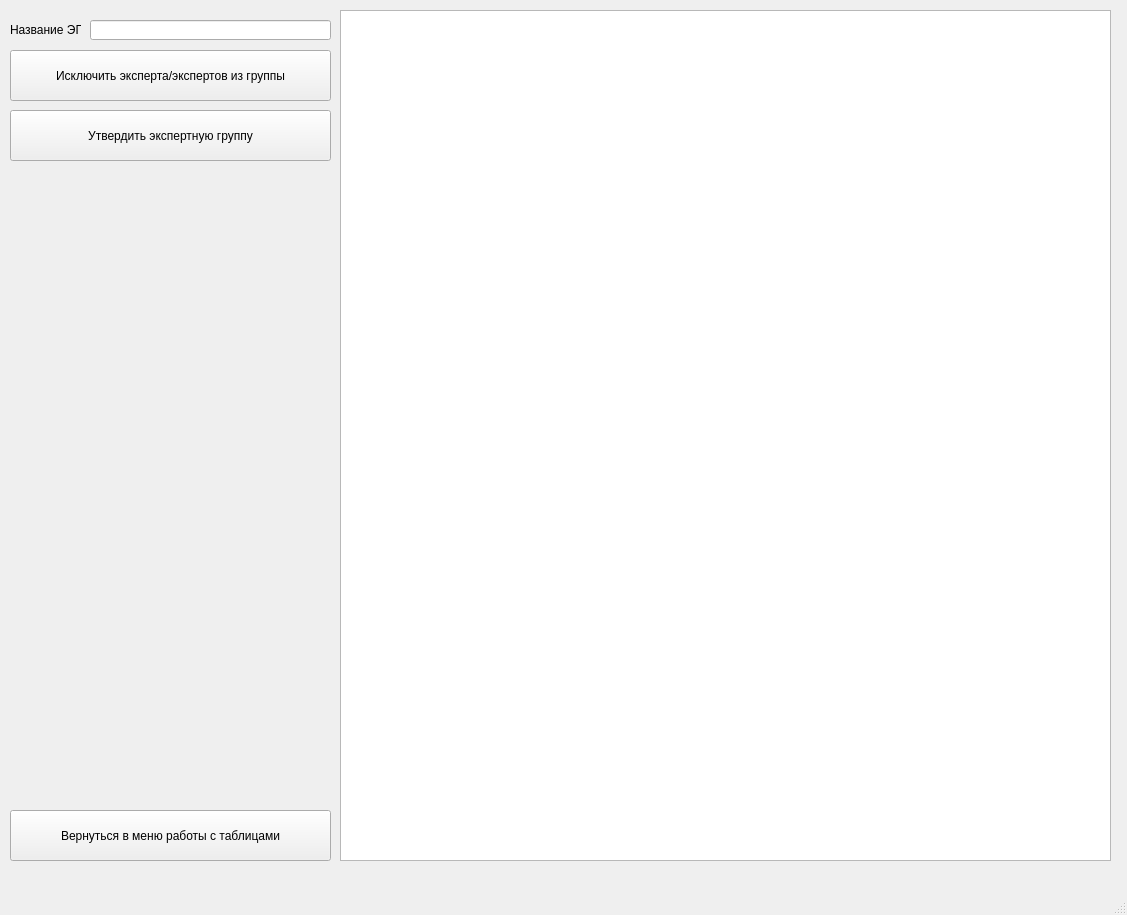
<?xml version="1.0" encoding="UTF-8"?>
<ui version="4.0">
 <class>MainWindow</class>
 <widget class="QMainWindow" name="MainWindow">
  <property name="geometry">
   <rect>
    <x>0</x>
    <y>0</y>
    <width>1127</width>
    <height>915</height>
   </rect>
  </property>
  <property name="windowTitle">
   <string>MainWindow</string>
  </property>
  <widget class="QWidget" name="centralwidget">
   <widget class="QTableView" name="expertGroupTableView">
    <property name="geometry">
     <rect>
      <x>340</x>
      <y>10</y>
      <width>771</width>
      <height>851</height>
     </rect>
    </property>
   </widget>
   <widget class="QPushButton" name="removeExpertButton">
    <property name="geometry">
     <rect>
      <x>10</x>
      <y>50</y>
      <width>321</width>
      <height>51</height>
     </rect>
    </property>
    <property name="text">
     <string>Исключить эксперта/экспертов из группы</string>
    </property>
   </widget>
   <widget class="QPushButton" name="confirmExpertGroupButton">
    <property name="geometry">
     <rect>
      <x>10</x>
      <y>110</y>
      <width>321</width>
      <height>51</height>
     </rect>
    </property>
    <property name="text">
     <string>Утвердить экспертную группу</string>
    </property>
   </widget>
   <widget class="QPushButton" name="returnToEditButton">
    <property name="geometry">
     <rect>
      <x>10</x>
      <y>810</y>
      <width>321</width>
      <height>51</height>
     </rect>
    </property>
    <property name="text">
     <string>Вернуться в меню работы с таблицами</string>
    </property>
   </widget>
   <widget class="QLabel" name="label">
    <property name="geometry">
     <rect>
      <x>10</x>
      <y>20</y>
      <width>71</width>
      <height>20</height>
     </rect>
    </property>
    <property name="text">
     <string>Название ЭГ:</string>
    </property>
   </widget>
   <widget class="QLineEdit" name="expertGroupNameEdit">
    <property name="geometry">
     <rect>
      <x>90</x>
      <y>20</y>
      <width>241</width>
      <height>20</height>
     </rect>
    </property>
   </widget>
  </widget>
  <widget class="QMenuBar" name="menubar">
   <property name="geometry">
    <rect>
     <x>0</x>
     <y>0</y>
     <width>1127</width>
     <height>21</height>
    </rect>
   </property>
  </widget>
  <widget class="QStatusBar" name="statusbar"/>
 </widget>
 <resources/>
 <connections/>
</ui>
